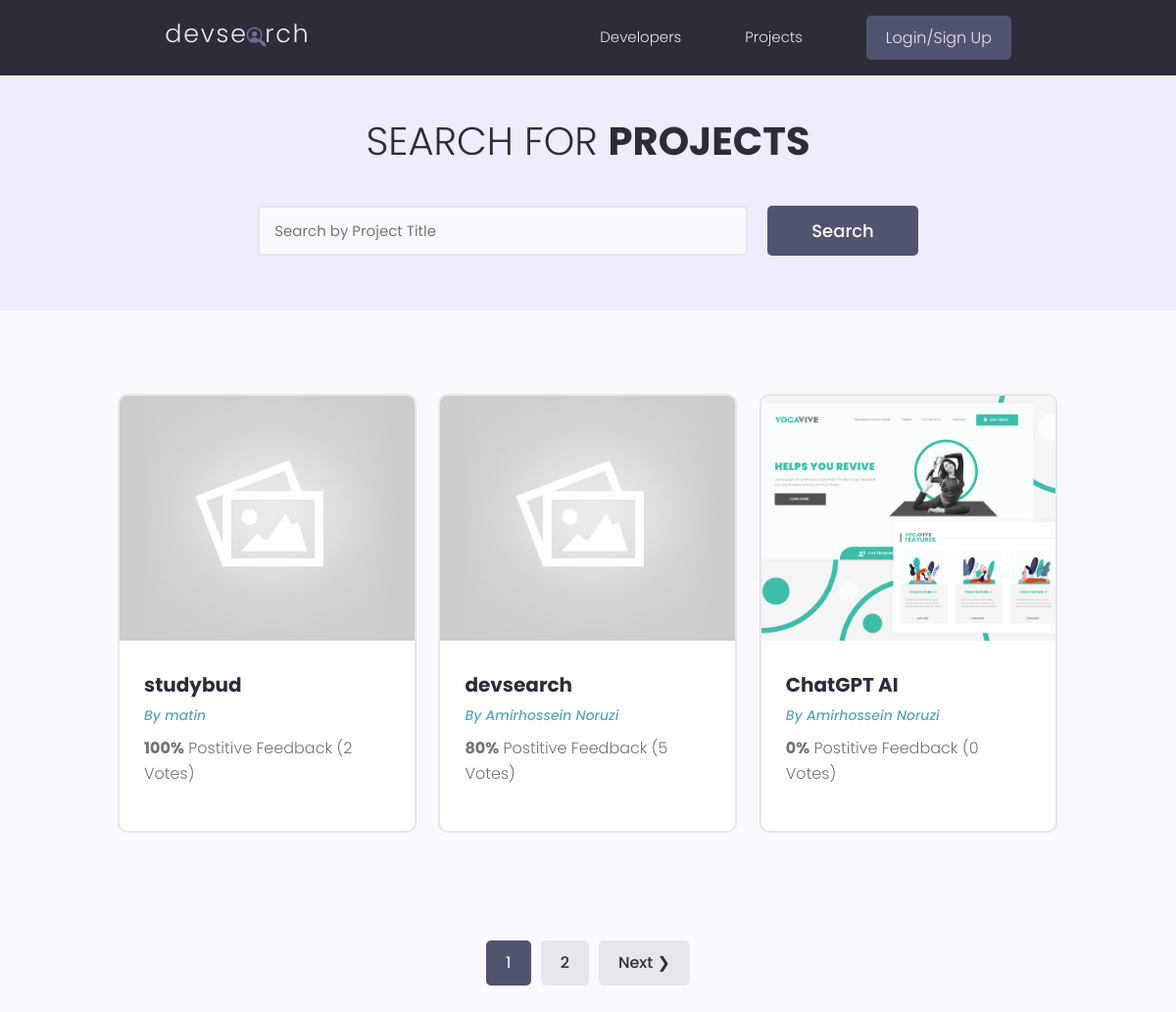
/projects/, run on the app's committed database.
### projects/models.py (models this page shows, shortened)
class Project(models.Model):
    owner = models.ForeignKey(Profile, null=True, blank=True, on_delete=models.CASCADE)
    title = models.CharField(max_length=50)
    description = models.TextField(null=True, blank=True)
    featured_image = models.ImageField(default='default.jpg', blank=True, null=True)
    tags = models.ManyToManyField("Tag", blank=True)
    demo_link = models.CharField(max_length=2000, null=True, blank=True)
    source_link = models.CharField(max_length=2000, null=True, blank=True)
    vote_total = models.IntegerField(default=0, null=True, blank=True)
    vote_ratio = models.IntegerField(default=0, null=True, blank=True)
    created = models.DateTimeField(auto_now_add=True)
    id = models.UUIDField(default=uuid.uuid4, primary_key=True, unique=True, editable=False)
    class Meta:
        ordering = ['-vote_ratio', 'vote_total', 'title']
    @property
    def imageUrl(self):
        try:
            url = self.featured_image.url
        except:
            url = ''
        return url

### users/models.py (models this page shows, shortened)
class Profile(models.Model):
    user = models.OneToOneField(User, on_delete=models.CASCADE, null=True, blank=True)
    name = models.CharField(max_length=200, null=True, blank=True)
    email = models.EmailField(max_length=500, null=True, blank=True)
    username = models.CharField(max_length=200, null=True, blank=True)
    location = models.CharField(max_length=200, null=True, blank=True)
    short_intro = models.CharField(max_length=200, null=True, blank=True)
    bio = models.TextField(null=True, blank=True)
    profile_image = models.ImageField(default='profiles/user-default.png', upload_to='profiles/', null=True, blank=True)
    social_github = models.CharField(max_length=200, null=True, blank=True)
    social_linkedin = models.CharField(max_length=200, null=True, blank=True)
    social_twitter = models.CharField(max_length=200, null=True, blank=True)
    social_website = models.CharField(max_length=200, null=True, blank=True)
    created = models.DateTimeField(auto_now_add=True)
    id = models.UUIDField(default=uuid.uuid4, primary_key=True, unique=True, editable=False)
    class Meta:
        ordering = ['created']

### projects/views.py (the view)
# urls.py: path('projects/', views.getProjects),
def projects(request):
    projects, search_query = searchProjects(request)
    custom_range, projects = paginateProjects(request, projects, 3)
    context = {
        'projects': projects,
        'search_query': search_query,
        'custom_range': custom_range
    }
    return render(request, 'projects/projects.html', context)

### projects/utils.py (called while the page is built)
def searchProjects(request):
    search_query = ''
    if request.GET.get('search_query'):
        search_query = request.GET.get('search_query')
    tags = Tag.objects.filter(name__icontains=search_query)
    projects = Project.objects.distinct().filter(
        Q(title__icontains=search_query) |
        Q(description__icontains=search_query) |
        Q(owner__name__icontains=search_query) |
        Q(tags__in=tags)
    )
    return projects, search_query

def paginateProjects(request, projects, results):
    page = request.GET.get('page')
    paginator = Paginator(projects, results)
    try:
        projects = paginator.page(page)
    except PageNotAnInteger:
        page = 1
        projects = paginator.page(page)
    except EmptyPage:
        page = paginator.num_pages
        projects = paginator.page(page)
    leftIndex = (int(page) - 4)
    if leftIndex < 1:
        leftIndex = 1
    rightIndex = (int(page) + 5)
    if rightIndex > paginator.num_pages:
        rightIndex = paginator.num_pages + 1
    custom_range = range(leftIndex, rightIndex)
    return custom_range, projects

### projects/templates/projects/projects.html (shortened to what this page needs)
{% extends 'base.html' %}
{% load static %}
{% block content %}
<main class="projects">
    <section class="hero-section text-center">
        <div class="container container--narrow">
        <div class="hero-section__box">
            <h2>Search for <span>Projects</span></h2>
        </div>
        <div class="hero-section__search">
            <form id='searchForm' class="form" action="{% url 'projects' %}" method="get">
            <div class="form__field">
                <input class="input input--text" id="formInput#search" type="text" name="search_query"
                placeholder="Search by Project Title" value='{{search_query}}' />
            </div>
            <input class="btn btn--sub btn--lg" type="submit" value="Search" />
            </form>
        </div>
        </div>
    </section>
    <section class="projectsList">
        <div class="container">
        <div class="grid grid--three">
            {% for project in projects %}
            <div class="column">
                <div class="card project">
                    <a href="{% url 'single-project' project.id %}" class="project">
                    <img class="project__thumbnail" src="{{project.imageUrl}}" alt="project thumbnail" />
                    <div class="card__body">
                        <h3 class="project__title">{{project.title}}</h3>
                        <p><a class="project__author" href="{% url 'single-profile' project.owner.id %}">By {{project.owner.name}}</a></p>
                        <p class="project--rating">
                        <span style="font-weight: bold;">{{project.vote_ratio}}%</span> Postitive
                        Feedback ({{project.vote_total}} Vote{{project.vote_total|pluralize:'s'}})
                        </p>
                    </div>
                    </a>
                </div>
            </div>
            {% endfor %}
        </div>
        </div>
    </section>
    {% include 'includes/pagination.html' with queryset=projects custom_range=custom_range %}
</main>
{% endblock content %}

### devsearch/static/styles/app.css (style rules this page uses)
:root { --color-sub: #2d2d39; }
.btn--sub { background-color: var(--color-sub-light); }
.card { border: 2px solid var(--color-light); }
img { width: 100%; }
.hero-section { height: 40vh; display: flex; align-items: center; background-color: var(--color-sub); }
.hero-section__box { margin-bottom: 4rem; }
.hero-section__box > h2, .hero-section__box > h2 > span { font-size: 4rem; color: var(--color-light); line-height: 1.3; text-transform: uppercase; }
.hero-section__box > h2 { font-weight: 300; }
.hero-section__box > h2 > span { font-weight: 700; }
.hero-section__search > .form { display: flex; align-items: center; justify-content: center; gap: 2rem; }
.hero-section__search > .form input.input--text { width: 50rem; }
.project__author { font-size: 1.4rem; font-style: italic; }
.project--rating { margin-bottom: 1.6em; margin-top: .5em; }
.projects > .hero-section { background: var(--color-sub-lighter); height: 30vh; }
.projects .hero-section__box { margin-bottom: 2.5rem; }
.projects .hero-section__box > h2 { color: var(--color-sub); }
.projects .hero-section__box > h2 > span { font-weight: 700; color: var(--color-sub); }
.projectsList { margin-top: 8rem; }
.project__thumbnail { height: 25rem; object-fit: cover; object-position: top center; }
.project__title { font-size: 2rem; font-weight: 700; color: var(--color-sub); }

### devsearch/static/uikit/styles/modules/_variables.css (style rules this page uses)
:root { --color-main: #5aa5b9; --color-main-light: #e6faff; --color-sub: #3f4156; --color-sub-light: #51546e; --color-sub-lighter: #ededfd; --color-text: #737373; --color-gray: #8b8b8b; --color-light: #e5e7eb; --color-light-gray: #767676; --color-bg: #f8fafd; --color-white: #fffefd; --color-white-light: #f3f3f3; --color-success: #359e64; --color-success-bg: #def8e8; --color-error: #fc4b0b; --color-error-bg: #fff2ee; --font-base: 'Poppins', arial, helvetica, 'Segoe UI', roboto, ubuntu, sans-serif; --font-monospace: 'Fira Code', 'Courier New', courier, monospace; --font-regular: 300; --font-medium: 500; --font-bold: 700; --generic-shadow: 1px 1px 5px #00000010; --generic-transition: all 0.3s ease-in-out; }

### devsearch/static/uikit/styles/modules/_base.css (style rules this page uses)
* { margin: 0; padding: 0; box-sizing: border-box; text-rendering: optimizeLegibility; color: inherit; font-size: inherit; }
html { font-size: 50%; }
@media only screen and (min-width: 480px) { html { font-size: 56.25%; } }
@media only screen and (min-width: 1200px) { html { font-size: 62.5%; } }
body { line-height: 1.6; font-weight: 400; font-size: 1.5rem; color: var(--color-text); background-color: var(--color-bg); min-height: 100vh; }

### devsearch/static/uikit/styles/modules/_typography.css (style rules this page uses)
* { font-family: var(--font-base); }
h2 { font-size: 3.6rem; font-weight: var(--font-bold); }
h3 { font-size: 3.2rem; font-weight: var(--font-medium); }
p, span, strong { font-size: 1.6rem; color: var(--color-text); font-weight: var(--font-regular); }
a { padding-bottom: 2px; text-decoration: none; display: inline-block; color: var(--color-main); font-weight: var(--font-medium); }

### devsearch/static/uikit/styles/modules/_utilities.css (style rules this page uses)
.container { width: 92%; max-width: 165rem; margin: 0 auto; box-sizing: border-box; }
.container--narrow { width: 92%; max-width: 120rem; }
@media screen and (min-width: 1000px) { .container { width: 90%; } }
@media screen and (min-width: 1000px) { .container--narrow { width: 85%; } }
@media screen and (min-width: 1200px) { .container { width: 80%; } }
@media screen and (min-width: 1200px) { .container--narrow { width: 72%; } }
.text-center { text-align: center; }

### devsearch/static/uikit/styles/modules/_button.css (style rules this page uses)
.btn { display: inline-block; position: relative; cursor: pointer; background-color: var(--color-light); font-weight: var(--font-medium); color: var(--color-sub); text-decoration: none; padding: 1rem 2rem; border-radius: 0.5rem; border: none; width: -webkit-fit-content; width: -moz-fit-content; width: fit-content; height: -webkit-fit-content; height: -moz-fit-content; height: fit-content; font-size: 1.6rem; outline-width: 0; outline-color: transparent; -webkit-backface-visibility: hidden; backface-visibility: hidden; transition: all 0.3s ease-in-out; }
.btn--sub { background-color: var(--color-sub); color: var(--color-white); }
.btn--lg { font-size: 1.8rem; padding: 1.2rem 4.5rem; }

### devsearch/static/uikit/styles/modules/_card.css (style rules this page uses)
.card { border-radius: 1rem; background-color: var(--color-white); border: 1.5px solid var(--color-light); width: auto; height: auto; margin-top: 0.5rem; margin-bottom: 0.5rem; overflow: hidden; }
.card__body, .card__header { padding: 2rem 2.5rem; }

### data on the page
Project: imageUrl (placeholder picture), title "studybud", owner.name "matin", vote_ratio "100", vote_total "2"
Project: imageUrl (placeholder picture), title "devsearch", owner.name "Amirhossein Noruzi", vote_ratio "80", vote_total "5"
Project: imageUrl (picture), title "ChatGPT AI", owner.name "Amirhossein Noruzi", vote_ratio "0", vote_total "0"

### other printed values
{{ page }} "1"
{{ page }} "2"
